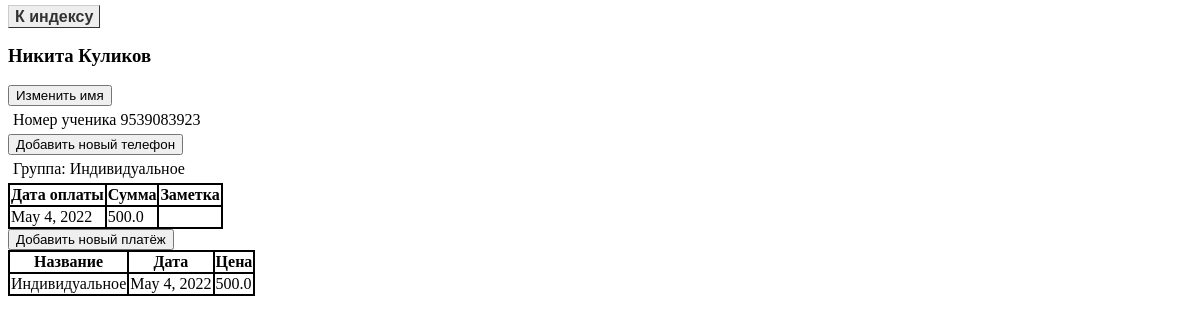
Screenshot of /CRM/clientCard1 with the database file from the repository.
### CRM/models.py (models this page shows, shortened)
class Client(models.Model):
    name = models.CharField(max_length=200)
    money = models.FloatField(default=0)
    active = models.BooleanField(default=True)

class Phone(models.Model):
    note = models.CharField(max_length=200)
    client = models.ForeignKey(Client,on_delete=models.CASCADE)
    phone = models.BigIntegerField()

class Group(models.Model):
    name = models.CharField(max_length=200)
    clients = models.ManyToManyField(Client)
    schedule = models.CharField(max_length=200)
    teacher = models.ForeignKey(Teacher,on_delete=models.PROTECT,default=getDefaultTeacher)

class Payment(models.Model):
    client = models.ForeignKey(Client,on_delete=models.CASCADE)
    date = models.DateField()
    value = models.FloatField(default=0)
    note = models.CharField(max_length=200,default="")

class Lesson(models.Model):
    teacher = models.ForeignKey(Teacher,on_delete=models.CASCADE)
    name = models.CharField(max_length=200,default = "")
    clients = models.ManyToManyField(Client)
    date = models.DateField()
    price = models.FloatField(default=0)

### CRM/views.py (the view)
# urls.py: path('CRM/clientCard<int:client_id>',views.client_card, name = 'client_card'),
def client_card(request, client_id):
    client = Client.objects.get(pk=client_id)
    payments = Payment.objects.filter(client=client)
    group = Group.objects.filter(clients=client)
    phone = Phone.objects.filter(client=client)
    data = Lesson.objects.filter(clients=client)
    template = loader.get_template('crm/clientCard.html')
    context = {
        'client' : client,
        'payments':payments,
        'group': group,
        'phone': phone,
        'lessons': data,
    }
    return HttpResponse(template.render(context, request))

### CRM/templates/crm/clientCard.html (shortened to what this page needs)
<!DOCTYPE html>
<html>
    <head>
        {% load static %}
        <link rel="stylesheet" type="text/css" href="{% static 'crm/simpleStyle.css' %}">
    </head>
    <body>
        <a class = "button" href = {% url 'index' %}>К индексу</a>
        <h3>{{client.name}}</h3>
        <button onclick="document.getElementById('editName').classList.remove('hidden');">Изменить имя</button>
        {% for p in phone %}
            <p>{{p.note}} {{p.phone}}</p>
        {% empty %}
            <p>Номер отсутствует</p>
        {% endfor %}
        <button onclick="document.getElementById('addPhone').classList.remove('hidden');">Добавить новый телефон</button>
        {% for g in group %}
            <p>Группа: {{g.name}}<p>
        {% endfor %}
        <table>
            <tr>
                <th>Дата оплаты</th>
                <th>Сумма</th>
                <th>Заметка</th>
            </tr>
            {% for pay in payments %}
            <tr>
                <td>{{pay.date}}</td>
                <td>{{pay.value}}</td>
                <td>{{pay.note}}</td>
            </tr>
            {%endfor%}
        </table>
        <button onclick="document.getElementById('newPayment').classList.remove('hidden');">Добавить новый платёж</button>
        <table>
            <tr>
                <th>Название</th>
                <th>Дата</th>
                <th>Цена</th>
            </tr>
            {% for lesson in lessons %}
            <tr>
                <td>{{lesson.name}}</td>
                <td>{{lesson.date}}</td>
                <td>{{lesson.price}}</td>
            </tr>
            {% endfor %}
        </table>
    </body>
</html>

### CRM/static/crm/simpleStyle.css (style rules this page uses)
table { border-collapse: collapse; }
table td { border: 2px solid black; }
table th { border: 2px solid black; }
.button { font: bold 16px Arial; text-decoration: none; background-color: #EEEEEE; color: #333333; padding: 2px 6px 2px 6px; border-top: 1px solid #CCCCCC; border-right: 1px solid #333333; border-bottom: 1px solid #333333; border-left: 1px solid #CCCCCC; max-height: 50px; }
p { margin: 5px; }

### rows the page displays
Client: name "Никита Куликов"
Phone: note "Номер ученика", phone "9539083923"
Group: name "Индивидуальное"
Payment: date "May 4, 2022", value "500.0"
Lesson: name "Индивидуальное", date "May 4, 2022", price "500.0"
